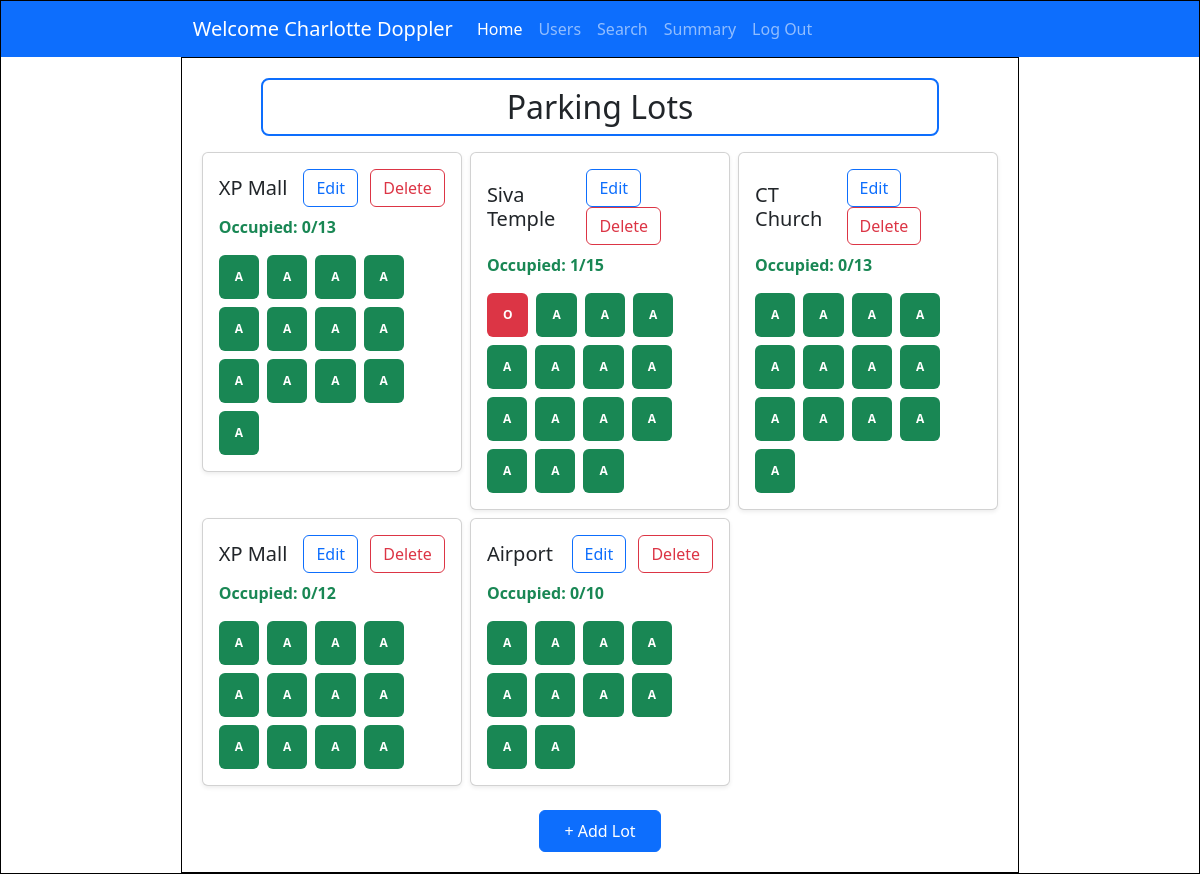
The page /admin_dashboard (signed in) on the database as committed earlier.
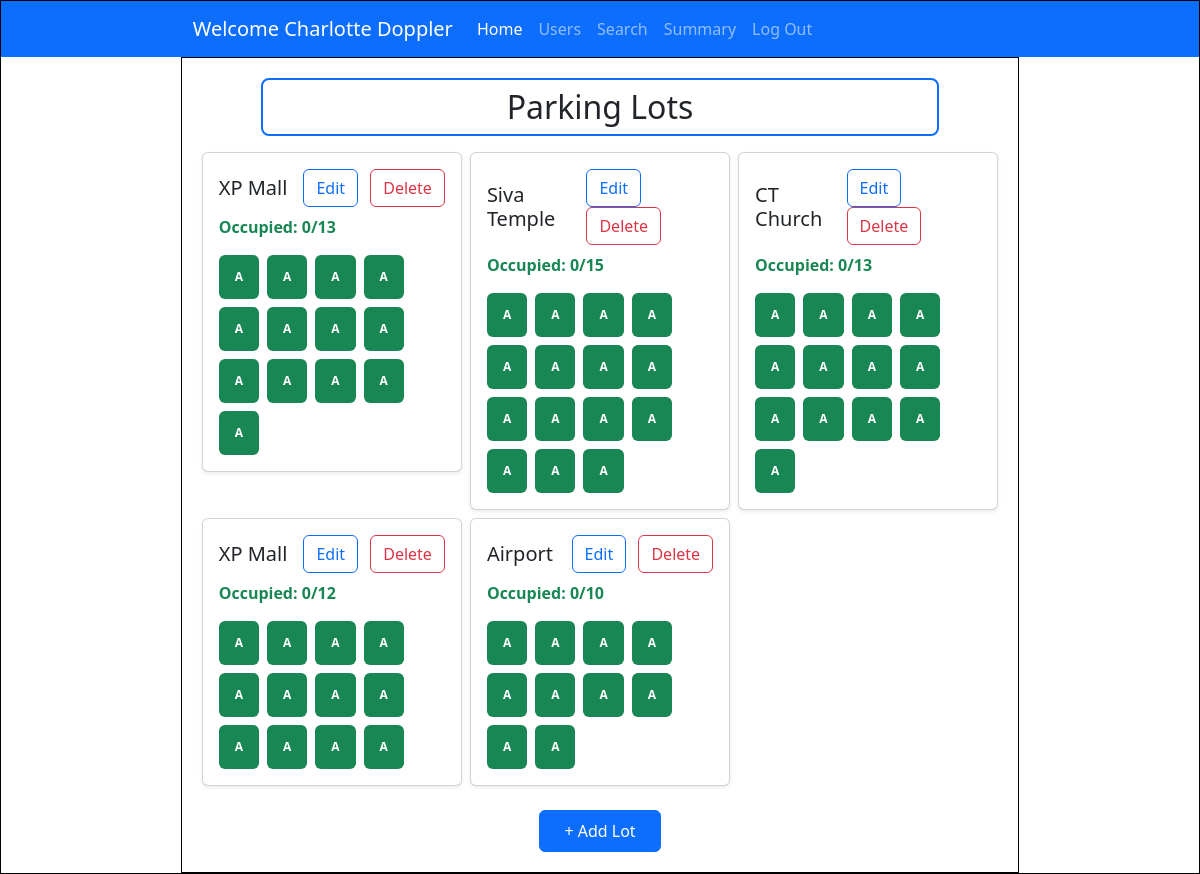
The same page on the database as committed later.
### controllers/models.py (models this page shows)
class User(db.Model, UserMixin):
    id = db.Column(db.Integer, primary_key=True)
    username = db.Column(db.String, unique=True, nullable = False)
    password = db.Column(db.String, nullable=False)
    name = db.Column(db.String, nullable=False)
    address = db.Column(db.String, nullable=False)
    type = db.Column(db.String, default="general")
    pincode = db.Column(db.String(6), nullable=False)
    reservations = db.relationship('Reservation', backref='user')

class ParkingLot(db.Model):
    id = db.Column(db.Integer, primary_key = True)
    prime_location_name = db.Column(db.String, nullable=False)
    price = db.Column(db.Integer, nullable=False)
    address = db.Column(db.String, nullable=False)
    pincode = db.Column(db.Integer,nullable = False)
    maximum_spots = db.Column(db.Integer, nullable=False)
    active = db.Column(db.Boolean, nullable=False, default=True)
    spots = db.relationship('ParkingSpot', backref='lot')

class ParkingSpot(db.Model):
    id = db.Column(db.Integer, primary_key = True)
    lot_id = db.Column(db.Integer, db.ForeignKey('parking_lot.id'), nullable=False)
    status = db.Column(db.String(1), nullable=False, default='A')
    active = db.Column(db.Boolean, nullable=False, default=True)
    reservations = db.relationship('Reservation', backref='spot')

### controllers/controller.py (the view)
@app.route('/admin_dashboard')
@login_required
def admin_dashboard():
    lots = ParkingLot.query.all()
    return render_template("admin_home.html", lots=lots, user=current_user)

### app.py (called while the page is built)
@login_manager.user_loader
def load_user(user_id):
    return User.query.get(int(user_id))

### templates/admin_home.html (shortened to what this page needs)
<!DOCTYPE html>
<html lang="en">
<head>
    <link href="https://cdn.jsdelivr.net/npm/bootstrap@5.3.6/dist/css/bootstrap.min.css" rel="stylesheet"
>
    <link rel="stylesheet" href="../static/style.css">
</head>
<body>
    <div id="main">
        <nav class="navbar navbar-expand-lg bg-primary" data-bs-theme="dark">
            <div class="container-fluid">
                <a class="navbar-brand" href="#">Welcome {{user.name}}</a>
                <div class="collapse navbar-collapse" id="navbarNavAltMarkup">
                    <div class="navbar-nav">
                        <a class="nav-link active" aria-current="page" href="#">Home</a>
                        <a class="nav-link" href="/admin_dashboard/users">Users</a>
                        <a class="nav-link" href="/admin_dashboard/search">Search</a>
                        <a class="nav-link" href="#">Summary</a>
                        <a class="nav-link" href="/login">Log Out</a>
                    </div>
                </div>
            </div>
        </nav>
        <div id="canvas">
            <div class="h2 text-center pt-2 pb-2 mb-3 rounded-3 border border-2 border-primary" style="margin: auto; width: 85%;">Parking Lots</div>
            <div class="row row-cols-1 row-cols-md-2 row-cols-lg-3 g-2">
                {% for lot in lots %}
                <div class="col">
                    <div class="card h-200 shadow-sm">
                        <div class="card-body">
                            <div class="d-flex justify-content-between align-items-center mb-2">
                                <h5 class="card-title mb-0">{{ lot.prime_location_name }}</h5>
                                <div>
                                    <a href="{{ url_for('edit_lot', lot_id=lot.id) }}" type="button"
                                        class="btn btn-outline-primary me-2">Edit</a>
                                    <button type="button" class="btn btn-outline-danger" data-bs-toggle="modal"
                                        data-bs-target="#lotModal{{ lot.id }}">Delete</button>
                                </div>
                            </div>
                            {% set total = lot.spots|selectattr("active", "equalto", 1)|list|length %}
                            {% set occupied = lot.spots|selectattr("status", "equalto", "O")|list|length %}
                            <p class="text-success fw-semibold">Occupied: {{ occupied }}/{{ total }}</p>
                            <div class="d-flex flex-wrap gap-2">
                                {% for spot in lot.spots %}
                                {% if spot.status == 'A' %}
                                <a class="badge bg-success p-3" href="{{ url_for('view_spot', spot_id=spot.id) }}"
                                    style="text-decoration:none;">A</a>
                                {% elif spot.status == 'O' %}
                                <a class="badge bg-danger p-3" href="{{ url_for('view_spot', spot_id=spot.id) }}"
                                    style="text-decoration:none;">O</a>
                                {% endif %}
                                {% endfor %}
                            </div>
                        </div>
                    </div>
                </div>
                {% endfor %}
            </div>
            <div class="text-center mt-4">
                <a href="/add_lot" class="btn btn-primary px-4 py-2">+ Add Lot</a>
            </div>
        </div>
    </div>
</body>
</html>

### static/style.css (style rules this page uses)
* { margin: 0px; }
#main, #canvas { border: 1px solid black; }
#canvas { width: 70%; margin: auto; height: auto; min-height: 760px; padding: 20px }
.navbar { padding-left: 15%; padding-right: 15%; }

Rows that differ between the two databases and show on the page:
computed for ParkingLot "Siva Temple": active "1" → "0"
changed ParkingSpot (number 14 of 63 on the later page): status "O" → "A"
